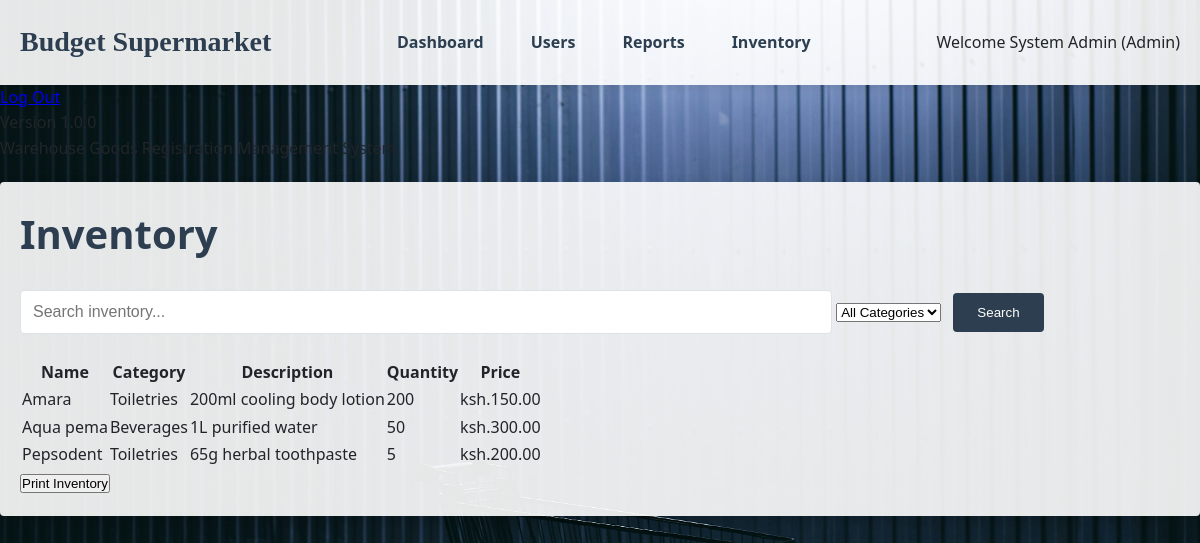
/cashier/inventory.php (signed in), run on the app's committed database.
### tables this page shows
CREATE TABLE `goods` (
  `id` int(11) NOT NULL,
  `name` varchar(100) NOT NULL,
  `barcode` varchar(50) DEFAULT NULL,
  `category` varchar(50) NOT NULL,
  `description` text DEFAULT NULL,
  `quantity` int(11) NOT NULL,
  `price` decimal(10,2) NOT NULL,
  `added_by` int(11) DEFAULT NULL,
  `added_at` timestamp NOT NULL DEFAULT current_timestamp()
);

### cashier/inventory.php (the view, shortened to what this page needs)
<?php
include '../includes/config.php';
$search = isset($_GET['search']) ? "%{$_GET['search']}%" : '%';
$sql = "SELECT * FROM goods WHERE (name LIKE ? OR category LIKE ? OR description LIKE ?)";
$params = [$search, $search, $search];
$sql .= " ORDER BY name";
$stmt = $pdo->prepare($sql);
$stmt->execute($params);
$goods = $stmt->fetchAll();
?>
<?php $pageTitle = "Inventory View"; include '../includes/header.php'; ?>
<h1>Inventory</h1>
<div class="search-bar">
    <form method="get" action="inventory.php">
        <input type="text" name="search" placeholder="Search inventory..."
               value="<?php echo isset($_GET['search']) ? htmlspecialchars($_GET['search']) : ''; ?>">
        <select name="category">
            <option value="">All Categories</option>
        </select>
        <button type="submit">Search</button>
    </form>
</div>
<table class="inventory-table">
    <thead>
        <tr>
            <th>Name</th>
            <th>Category</th>
            <th>Description</th>
            <th>Quantity</th>
            <th>Price</th>
        </tr>
    </thead>
    <tbody>
        <?php foreach ($goods as $item): ?>
        <tr>
            <td><?php echo htmlspecialchars($item['name']); ?></td>
            <td><?php echo htmlspecialchars($item['category']); ?></td>
            <td><?php echo htmlspecialchars($item['description']); ?></td>
            <td><?php echo $item['quantity']; ?></td>
            <td>ksh.<?php echo number_format($item['price'], 2); ?></td>
        </tr>
        <?php endforeach; ?>
    </tbody>
</table>
<div class="print-section">
    <button onclick="window.print()" class="print-btn">Print Inventory</button>
</div>
<?php include '../includes/footer.php'; ?>

### assets/css/style.css (style rules this page uses)
:root { --primary-color: #2c3e50; --primary-dark: #1a252f; --secondary-color: #3498db; --secondary-dark: #2980b9; --success-color: #28a745; --success-dark: #218838; --danger-color: #e74c3c; --danger-dark: #c0392b; --warning-color: #ffc107; --warning-dark: #e0a800; --light-color: #f8f9fa; --dark-color: #343a40; --gray-color: #6c757d; --border-color: #dee2e6; --text-color: #212529; --text-light: #f8f9fa; --shadow: 0 0.5rem 1rem rgba(0, 0, 0, 0.15); --radius: 0.25rem; }
* { margin: 0; padding: 0; box-sizing: border-box; }
body { font-family: 'Segoe UI', Tahoma, Geneva, Verdana, sans-serif; line-height: 1.6; color: var(--text-color); background-color: #f5f5f5; }
body.main-page { background-image: url('../images/background.jpg'); background-size: cover; background-position: center; background-attachment: fixed; min-height: 100vh; }
h1, h2, h3, h4, h5, h6 { margin-bottom: 1rem; color: var(--primary-color); }
h1 { font-size: 2.5rem; }
.search-bar { margin: 1.5rem 0; }
.search-bar input { padding: 0.75rem; border: 1px solid var(--border-color); border-radius: var(--radius); font-size: 1rem; width: 70%; }
.search-bar button { padding: 0.75rem 1.5rem; background-color: var(--primary-color); color: white; border: none; border-radius: var(--radius); cursor: pointer; margin-left: 0.5rem; }

### data on the page
goods: name "Amara", category "Toiletries", description "200ml cooling body lotion", quantity "200", price "150.00"
goods: name "Aqua pema", category "Beverages", description "1L purified water", quantity "50", price "300.00"
goods: name "Pepsodent", category "Toiletries", description "65g herbal toothpaste", quantity "5", price "200.00"

### other printed values
$_SESSION['nickname'] "System Admin"
$_SESSION['role'] "Admin"
